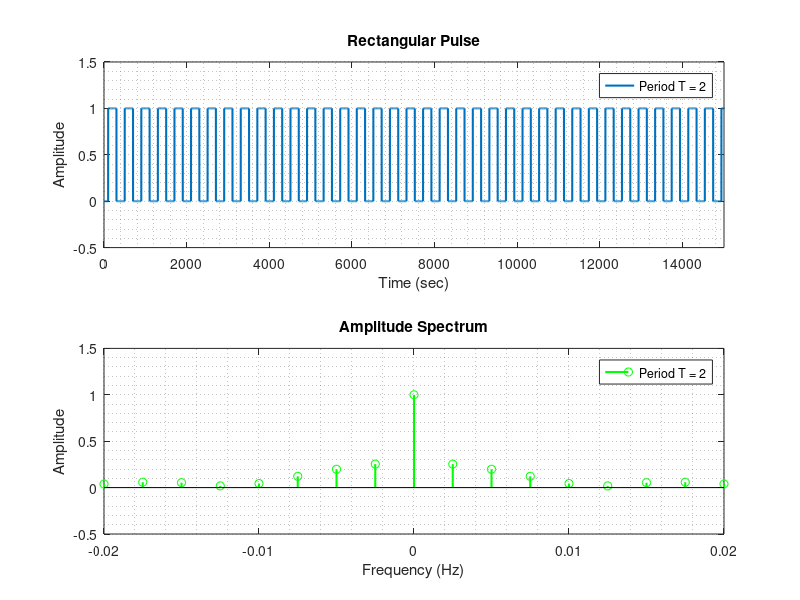

Source code (MATLAB):
%% PRACTICE 6.18. Effect of the period on the amplitude spectrum

% PERIOD VARIATION OF PULSE T=2, 10, 20, and 500
clc, clear all, close all
% ----- PULSE TRAIN GENERATION ------------
% PULSE VARIABLES
pulse_period = 2;                         % Pulse period (T)
time_vector = -pulse_period:0.01:pulse_period; % Pulse time vector
single_pulse = [];                        % Storage vector for a single pulse
total_pulse_train = [];                   % Storage vector for the pulse train
len_time = length(time_vector);           % Length of the time vector
% PULSE TRAIN GENERATION 
for k=1:100                               % Length of the pulse train
    % Creation of a single pulse 
    for j=1:len_time
        if time_vector(j) < -1
            single_pulse(j) = 0;
        end
        if time_vector(j) >= -1 && time_vector(j) <= 1
            single_pulse(j) = 1;
        end
        if time_vector(j) > 1
            single_pulse(j) = 0;
        end 
    end
    total_pulse_train = [total_pulse_train single_pulse]; % Store generated pulses 
end
% -------- AMPLITUDE SPECTRUM --------------
% VARIABLES FOR AMPLITUDE SPECTRUM
working_freq = 100;                        % Operating frequency 
fs = 2 * working_freq * pulse_period;      % Sampling frequency
ts = 1 / fs;                               % Sampling period
duration = 1;                              % Duration of each component (Cn)
tn = -duration:ts:duration;                % Cn duration vector
p = 1;                                     % Pulse width value p=1
% GENERATION OF COMPLEX FOURIER SERIES COEFFICIENTS
% Expression for generating Cn using the sinc function
cn = ((p/ts) * sinc(tn * 2 * pi * working_freq * p / 2)) / fs;  
cn = abs(cn);
figure
% PLOTTING THE DISCRETE SIGNAL
subplot(2,1,1) 
plot(total_pulse_train, 'LineWidth', 1.5)  % Plotting the pulse train signal
axis([0 15000 -0.5 1.5]), xlabel('Time (sec)'), ylabel('Amplitude')
title('Rectangular Pulse')                    
legend(['Period T = ', num2str(pulse_period)]), grid minor 
% PLOTTING THE AMPLITUDE SPECTRUM
subplot(2,1,2)
stem(tn, cn, 'g', 'LineWidth', 1.5)        % Plotting the magnitude spectrum
axis([-0.02 0.02 -0.5 1.5]), xlabel('Frequency (Hz)'), ylabel('Amplitude')
title('Amplitude Spectrum'), legend(['Period T = ', num2str(pulse_period)]), grid minor
